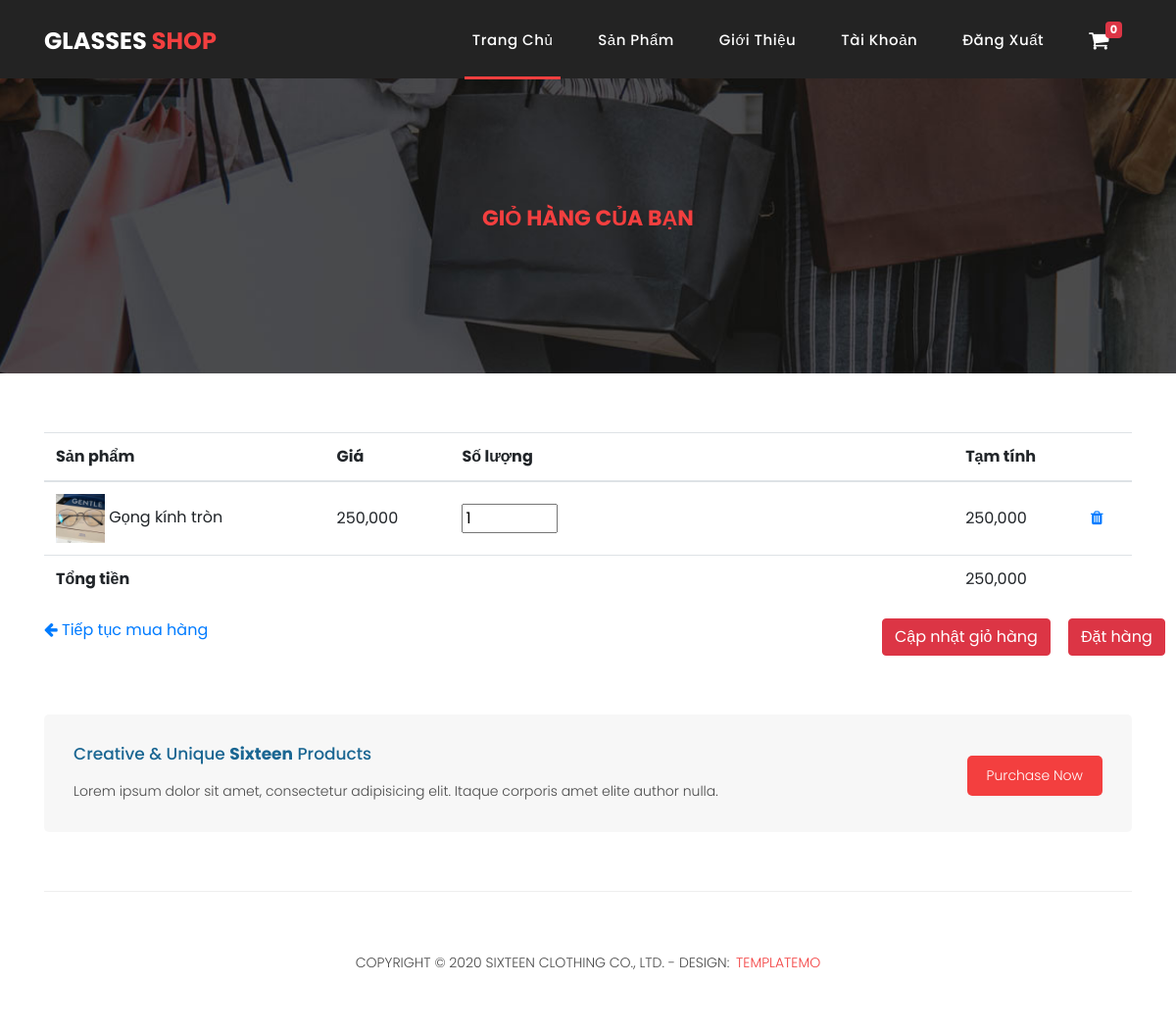
Screenshot of /shop/index.php?m=cart&&id=1 (signed in) with the database file from the repository.
### tables this page shows
CREATE TABLE IF NOT EXISTS `t_product` (
  `prodId` varchar(20) NOT NULL,
  `prodName` varchar(100) NOT NULL,
  `prodDes` text NOT NULL,
  `price` int(11) NOT NULL,
  `prodBrand` varchar(20) NOT NULL,
  `prodType` varchar(20) NOT NULL,
  `prodImage` varchar(200) NOT NULL,
  PRIMARY KEY (`prodId`),
  KEY `FK_Product_Brand` (`prodBrand`),
  KEY `FK_Product_Category` (`prodType`)
);

### shop/functions/f_product.php (called while the page is built, shortened)
<?php
  function getProductById($obj, $id){
    $sm = $obj->prepare("SELECT t_product.*, t_brand.brandName FROM t_product LEFT JOIN t_brand
    ON t_product.prodBrand = t_brand.brandId WHERE prodId = :id");
    $sm->bindParam(":id", $id, PDO::PARAM_STR);
    $sm->execute();
    $product = $sm->fetch();
    return $product;
  }
?>

### shop/modules/cart/main.php (the view, shortened to what this page needs)
<?php
  if(!isset($_SESSION['signin']['userName'])){
    header("Location:signin.php");
  } else {
  if(isset($_GET['id'])){
    $id = $_GET['id'];
    if(!isset($_SESSION['cart'][$id])){
      $data = getProductById($obj, $id);
    }
    else{
      $_SESSION['cart'][$id]['quantity'] += 1;
    }
  }
  if(isset($_GET['action'])){
    if($_GET['action'] == "add"){
      header("Location:index.php?m=products");
    }
  }}
  $totalBill = 0;
?>
<div class="page-heading products-heading header-text">
  <div class="container">
    <div class="row">
      <div class="col-md-12">
        <div class="text-content">
          <h4>Giỏ hàng của bạn</h4>
        </div>
      </div>
    </div>
  </div>
</div>
<div class="products">
  <div class="container">
<?php if(isset($_GET['s']) && $_GET['s'] == "buyed"){
  foreach($_SESSION['cart'] as $k=>$v){
    unset($_SESSION['cart'][$k]);
  };
?>
<h4>Bạn đã đặt hàng thành công</h4>
<a href="index.php">Quay lại trang chủ</a>
<?php } else{ ?>
  <form action="index.php?m=cart" method="post">
    <div class="row">
      <div class="col-md-12">
        <table class="table table-hover">
          <thead>
            <tr>
              <th colspan="2">Sản phẩm</th>
              <th>Giá</th>
              <th>Số lượng</th>
              <th colspan="2">Tạm tính</th>
            </tr>
          </thead>
          <tbody>
            <?php foreach($_SESSION['cart'] as $key=>$product){
              $totalTemp = $product['quantity'] * $product['price'];
             ?>
            <tr>
              <td colspan="2">
                <img src="../public/images/products/<?php echo $product['image']?>" width=50px>
                <?php echo $product['name'] ?>
              </td>
              <td style="vertical-align: middle"><?php echo number_format($product['price']) ?></td>
              <td style="vertical-align: middle">
                <input name="quantity[]" type="number" min="1" value="<?php echo $product['quantity']?>" style="width: 20%">
              </td>
              <td style="vertical-align: middle"><?php echo number_format($totalTemp) ?></td>
              <td style="vertical-align: middle">
                <a href="modules/cart/delete.php?id=<?php echo $key?>">
                  <i class="fa fa-trash" aria-hidden="true"></a></i>
              </td>
            </tr>
            <?php
            $totalBill += $totalTemp;
            }
            ?>
            <tr>
              <td colspan="3"><strong>Tổng tiền</strong><td>
              <td><?php echo number_format($totalBill)?></td>
              <td colspan="2"></td>
          </tbody>
        </table>
      </div>
    </div>
    <div class="row">
      <div class="col-md-3"><a href="index.php?m=products"><i class="fa fa-arrow-left" aria-hidden="true"></i> Tiếp tục mua hàng</a></div>
      <div class="col-md-6"></div>
      <div class="col-md-2 text-right"><button type="submit" class="btn btn-danger" name="updateCart">Cập nhật giỏ hàng</button></div>
      <div class="col-md-1 text-right"><button type="submit" class="btn btn-danger" name="order">Đặt hàng</button></div>
    </div>
  </form>
          <?php }?>
  </div>
</div>

### shop/assets/css/templatemo-sixteen.css (style rules this page uses)
body { font-family: "Poppins", sans-serif; overflow-x: hidden; text-rendering: optimizeLegibility; -webkit-font-smoothing: antialiased; -moz-osx-font-smoothing: grayscale; }
a { text-decoration: none !important; }
h1, h2, h3, h4, h5, h6 { margin: 0px; }
.products-heading { background-image: url(../images/products-heading.jpg); }
.page-heading { padding: 210px 0px 130px 0px; text-align: center; background-position: center center; background-repeat: no-repeat; background-size: cover; }
.page-heading .text-content h4 { color: #f33f3f; font-size: 22px; text-transform: uppercase; font-weight: 700; margin-bottom: 15px; }
.products { margin-top: 60px; }

### rows the page displays
t_product: prodImage (picture), prodName "Gọng kính tròn", price "250,000", prodId "1", totalTemp "250,000"

### other values shown
$count "0"
$totalBill "250,000"
